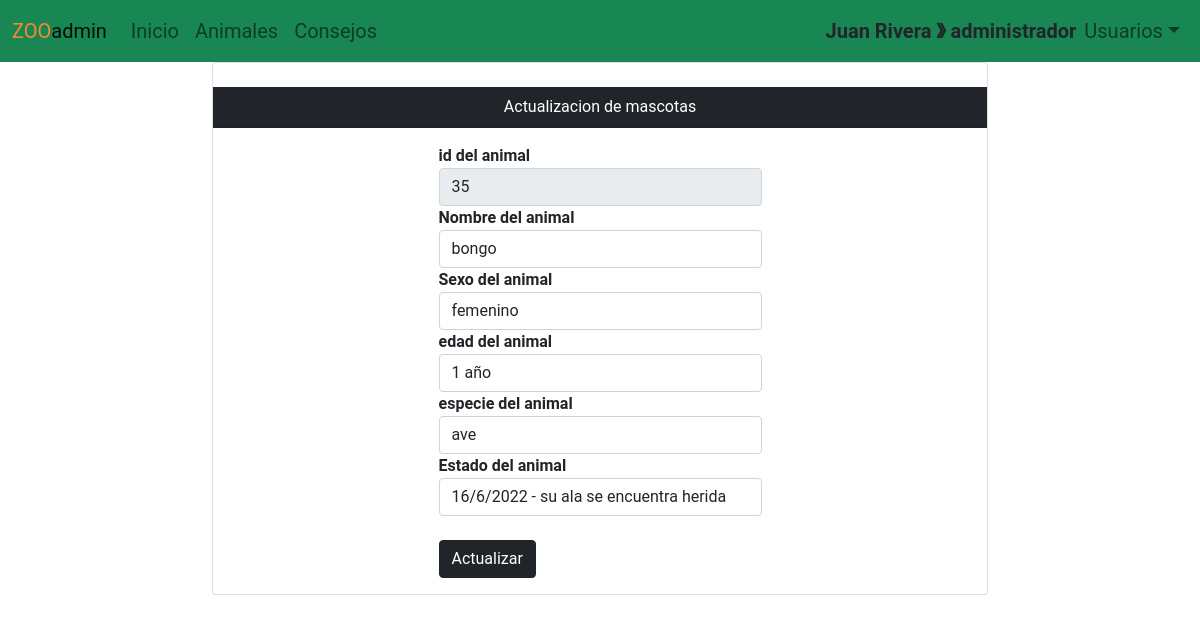
The app's page /index.php?controlador=animales&accion=actualizarRegistro&id_animal=35 (signed in) with its own data.
### tables this page shows
CREATE TABLE `animales` (
  `id_animal` int(11) NOT NULL,
  `nombre` varchar(50) NOT NULL,
  `sexo` varchar(50) NOT NULL,
  `edad` varchar(50) NOT NULL,
  `especie` varchar(20) NOT NULL,
  `historial_med` longtext NOT NULL,
  `id_usuario` int(20) NOT NULL
);

### controladores/controlador_animales.php (called while the page is built, shortened)
<?php
    include_once("modelos/animal.php");
    class Controladoranimales {
        public function actualizarRegistro(){
            if($_GET){
            $idanimal=$_GET['id_animal'];
            $Datosanimal=animal::Buscaranimal($idanimal);
            }
            include_once "vistas/animales/actualizar.php";
            include_once "./vistas/animales/actualizar.php";
        }
    }
?>

### ruteador.php (called while the page is built, shortened)
<?php
    $objcontrolador = new $controlador();
    $objcontrolador -> $getaccion();
?>

### index.php (called while the page is built, shortened)
<?php
    include_once ("vistas/plantilla.php");
?>

### modelos/animal.php (called while the page is built, shortened)
<?php
    class animal{
    public function __construct ($idA,$nombreA,$sexoA,$edadA,$especieA,$historialM){
        $this->idanimal=$idA;
        $this->nombreanimal=$nombreA;
        $this->sexoanimal=$sexoA;
        $this->edadanimal=$edadA;
        $this->especieanimal=$especieA;
        $this->historialmedico=$historialM;
    }
    public static function Buscaranimal($idanimal){
        $conexionBaseDatos=BaseDatos::crearInstancia();
        $sql=$conexionBaseDatos -> prepare ("SELECT * FROM animales WHERE id_animal=?");
        $sql->execute (array($idanimal));
        $animal=$sql->fetch();
        return new animal ($animal['id_animal'],$animal['nombre'],$animal['sexo'],$animal['edad'],$animal['especie'], $animal['historial_med']);
    }
    }
?>

### vistas/animales/actualizar.php (the view)
<?php
    include_once("./modelos/animal.php");
?>
<div class="container">
    <div class="row d-flex flex-grid justify-content-center">
        <div class="col-md-8">
            <div class="card card-color">
                <br>
                <div class="card-header text-white bg-dark text-center">
                    Actualizacion de mascotas
                </div>
                <div class="card-body">
                    <div class="container col-sm-6">
                        <form method="POST" action="index.php?controlador=animales&accion=actualizarRegistro&id_animal">
                        <div class = "form-group">
                                <label for="inputid_animal"> <strong> id del animal </strong></label>
                                <input readonly type="text" value="<?php echo $Datosanimal->idanimal; ?>" name="txtid" class="form-control" id="inputid_animal" >
                            </div>
                            <div class = "form-group">
                                <label for="inputnombre"> <strong> Nombre del animal </strong></label>
                                <input type="text" value="<?php echo $Datosanimal->nombreanimal; ?>" name="txtnombre" class="form-control" id="inputnombre" >
                            </div>
                            <div class = "form-group">
                                <label for="inputsexo"> <strong> Sexo del animal </strong></label>
                                <input type="text" value="<?php echo $Datosanimal->sexoanimal; ?>"  name="txtsexo" class="form-control" id="inputsexo" >
                            </div>
                            <div class = "form-group">
                                <label for="inputedad"> <strong> edad del animal </strong></label>
                                <input type="text" value="<?php echo $Datosanimal->edadanimal; ?>" name="txtedad" class="form-control" id="inputedad" >
                            </div>
                            <div class = "form-group">
                                <label for="inputespecie"> <strong> especie del animal </strong></label>
                                <input type="text" value="<?php echo $Datosanimal->especieanimal; ?>" name="txtespecie" class="form-control" id="inputespecie" >
                            </div>
                            <div class = "form-group">
                                <label for="inputhistorial_med"> <strong> Estado del animal </strong></label>
                                <input type="text"  value="<?php echo $Datosanimal->historialmedico; ?>" name="txthistorial" class="form-control" id="inputhistorial_med">
                            </div>
                            <br>
                            <button type="submit" class="btn btn-dark"> Actualizar </button>
                        </form>
                    </div>
                </div>
            </div>
        </div>
    </div>
</div>

### vistas/recursos/css/styles.css (style rules this page uses)
* { box-sizing: border-box; }
html { scroll-behavior: smooth; }
body { font-family: 'Roboto', sans-serif; margin: 0; }
.container { max-width: 1400px; margin: auto; }

### records on screen
animales: txtid "35", txtnombre "bongo", txtsexo "femenino", txtedad "1 año", txtespecie "ave", txthistorial "16/6/2022 - su ala se encuentra herida"

### other values on screen
$_SESSION["usuario"]['nombre'] "Juan Rivera"
$_SESSION["usuario"]['perfil'] "administrador"
